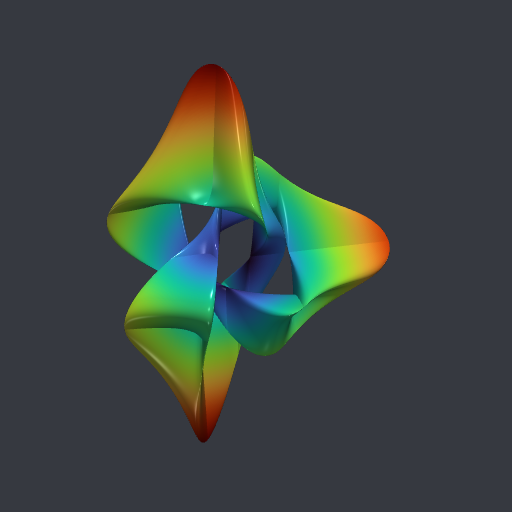

Source code (Python):
# -*- coding: utf-8 -*-
from math import pi
import pyvista as pv
import numpy as np

def f(u, v):
    return np.array([
        2*np.sin(3*u) / (2 + np.cos(v)),
        2*(np.sin(u) + 2*np.sin(2*u)) / (2 + np.cos(v + 2*pi/3)),
        (np.cos(u) - 2*np.cos(2*u)) * (2 + np.cos(v)) * (2 + np.cos(v + 2*pi/3))/4
    ])

U, V = np.meshgrid(np.linspace(-pi, pi, 200), np.linspace(-pi, pi, 200))
X, Y, Z = f(U, V)
grid = pv.StructuredGrid(X, Y, Z)
mesh = grid.extract_geometry()
mesh.point_data["distance"] = np.linalg.norm(mesh.points, axis=1)

pltr = pv.Plotter(window_size = [512, 512])#, off_screen=True)
pltr.background_color = "#363940"
pltr.add_mesh(
    mesh, smooth_shading=True, cmap="turbo", specular=15, 
    show_scalar_bar=False    
)
pltr.set_focus(mesh.center)
pltr.set_position([40, 14, 14])
pltr.camera.zoom(1.7)
pltr.show()#screenshot="trianguloidTrifoil.png")
